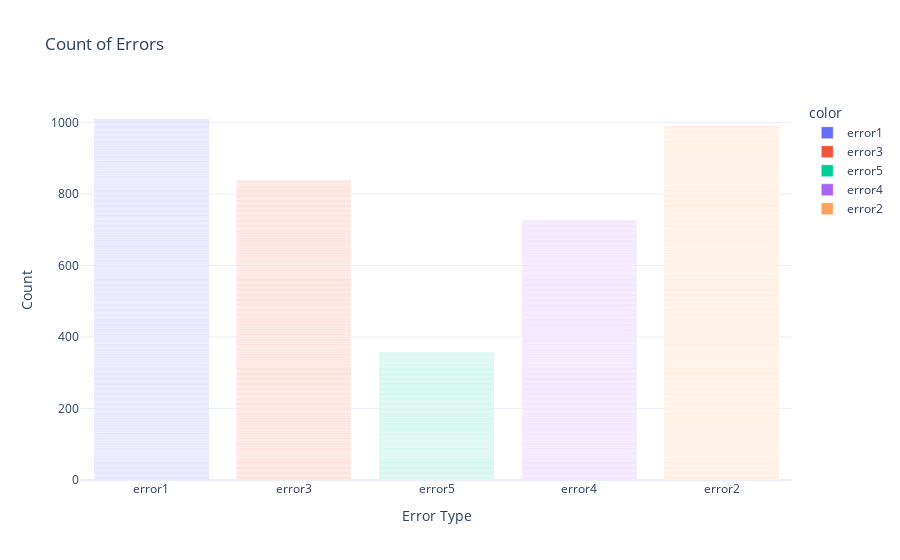

This figure's notebook cell:
### Code cell
fig = px.bar(x=errors['errorID'].values,
             title='Count of Errors', template='plotly_white', color=errors['errorID'].values)
fig.update_layout(xaxis_title='Error Type', yaxis_title='Count')
fig.show()

### Figure 1 — Plotly figure (JSON) as saved in the notebook; plotly's stock layout.template omitted (floating-point values rounded to 4 significant figures; data arrays with more than 128 entries replaced by an {"elided": "..."} marker saying what was removed)
{"data": [{"hovertemplate": "color=error1<br>x=%{x}<br>count=%{y}<extra></extra>", "legendgroup": "error1", "marker": {"color": "#636efa", "pattern": {"shape": ""}}, "name": "error1", "orientation": "v", "showlegend": true, "textposition": "auto", "type": "bar", "x": {"elided": "1010 str values"}, "xaxis": "x", "y": {"elided": "1010 int values"}, "yaxis": "y"}, {"hovertemplate": "color=error3<br>x=%{x}<br>count=%{y}<extra></extra>", "legendgroup": "error3", "marker": {"color": "#EF553B", "pattern": {"shape": ""}}, "name": "error3", "orientation": "v", "showlegend": true, "textposition": "auto", "type": "bar", "x": {"elided": "838 str values"}, "xaxis": "x", "y": {"elided": "838 int values"}, "yaxis": "y"}, {"hovertemplate": "color=error5<br>x=%{x}<br>count=%{y}<extra></extra>", "legendgroup": "error5", "marker": {"color": "#00cc96", "pattern": {"shape": ""}}, "name": "error5", "orientation": "v", "showlegend": true, "textposition": "auto", "type": "bar", "x": {"elided": "356 str values"}, "xaxis": "x", "y": {"elided": "356 int values"}, "yaxis": "y"}, {"hovertemplate": "color=error4<br>x=%{x}<br>count=%{y}<extra></extra>", "legendgroup": "error4", "marker": {"color": "#ab63fa", "pattern": {"shape": ""}}, "name": "error4", "orientation": "v", "showlegend": true, "textposition": "auto", "type": "bar", "x": {"elided": "727 str values"}, "xaxis": "x", "y": {"elided": "727 int values"}, "yaxis": "y"}, {"hovertemplate": "color=error2<br>x=%{x}<br>count=%{y}<extra></extra>", "legendgroup": "error2", "marker": {"color": "#FFA15A", "pattern": {"shape": ""}}, "name": "error2", "orientation": "v", "showlegend": true, "textposition": "auto", "type": "bar", "x": {"elided": "988 str values"}, "xaxis": "x", "y": {"elided": "988 int values"}, "yaxis": "y"}], "layout": {"barmode": "relative", "legend": {"title": {"text": "color"}, "tracegroupgap": 0}, "title": {"text": "Count of Errors"}, "xaxis": {"anchor": "y", "domain": [0, 1], "title": {"text": "Error Type"}}, "yaxis": {"anchor": "x", "domain": [0, 1], "title": {"text": "Count"}}}}
